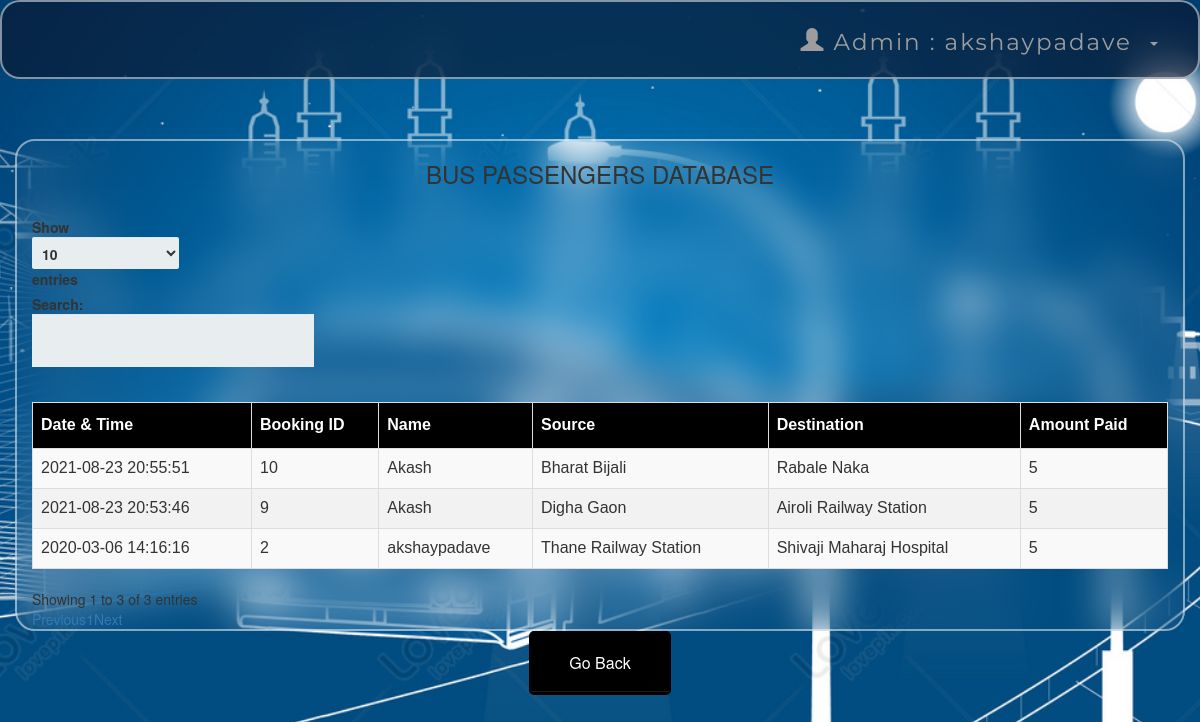
The page /adminbusdb.php (signed in) on the database its author committed.
### tables this page shows
CREATE TABLE `bustransactions` (
  `T_No.` int(10) NOT NULL,
  `email` varchar(50) NOT NULL,
  `source` varchar(50) NOT NULL,
  `dest` varchar(50) NOT NULL,
  `Name` varchar(50) NOT NULL,
  `Bus_No` int(11) NOT NULL,
  `NoOfpass` int(11) NOT NULL,
  `card_no` int(25) NOT NULL,
  `expmonth` int(2) NOT NULL,
  `expyear` int(2) NOT NULL,
  `cvv` int(3) NOT NULL,
  `pin` int(4) NOT NULL,
  `Date` datetime NOT NULL DEFAULT current_timestamp(),
  `Amt` int(10) NOT NULL
);

### adminbusdb.php (the view, shortened to what this page needs)
<?php
include 'connect.php' ;
include 'adminheader.php';
?>
 <!DOCTYPE html>
 <html>
 <link rel='stylesheet' href='index.css'>
      <head>
           <link rel="stylesheet" href="https://maxcdn.bootstrapcdn.com/bootstrap/3.3.6/css/bootstrap.min.css" />
           <link rel="stylesheet" href="https://cdn.datatables.net/1.10.12/css/dataTables.bootstrap.min.css" />
      </head>
      <body>
           <br /><br />
           <div class="container">
                <h3 align="center">BUS PASSENGERS DATABASE</h3>
                <br />
                <div class="table-responsive">
                     <table id="data" class="table table-striped table-bordered">
                          <thead>
                               <tr>
                                    <th> Date & Time</th>
                                    <th> Booking ID  </th>
                                    <th> Name </th>
                                    <th> Source </th>
                                    <th> Destination </th>
                                    <th> Amount Paid</th>
                               </tr>
                          </thead>
                          <tbody>
  <?php
   $result = mysqli_query($connect , "select * From bustransactions");
  while ($row = mysqli_fetch_assoc($result)):
  ?>
  <tr>
    <td><?php echo $row['Date']; ?></td>
    <td><?php echo $row['T_No.']; ?></td>
    <td><?php echo $row['Name']; ?></td>
    <td><?php echo $row['source']; ?></td>
    <td><?php echo $row['dest']; ?></td>
    <td><?php echo $row['Amt']; ?></td>
    </tr>
  <?php endwhile; ?>
</tbody>
                     </table>
                </div>
           </div>
      </body>
 </html>
<table align='center'>
<tr>
  <td><a href='admin.php'><button style="background-color: black ; border-color:black "  ><span style="color:white">Go Back </span> </button></a></td>
 </tr>

### index.css (style rules this page uses)
*, *:before, *:after { -moz-box-sizing: border-box; -webkit-box-sizing: border-box; box-sizing: border-box; }
body { background-size: cover; background: url("bg.jpg"); background-position: center center; background-attachment: fixed; -webkit-background-size: cover; -moz-background-size: cover; -o-background-size: cover; background-size: cover; background-repeat: no-repeat; font-family: 'Nunito', sans-serif; color: #b1dbff; }
a { text-decoration:none; }
td { text-align: center; }
button { padding: 19px 39px 18px 39px; color: #FFF; background-color: #a8db34; font-size: 18px; text-align: center; font-style: normal; border-radius: 5px; width: 100%; border: 1px solid #71db34; border-width: 1px 1px 3px; box-shadow: 0 -1px 0 rgba(255,255,255,0.1) inset; margin-bottom: 10px; }

### adminbusdb.php (style rules this page uses)
table#data { font-size:16px; font-family: "Trebuchet MS", Arial, Helvetica, sans-serif; border-collapse: collapse; border-spacing: 0; width: 100%; }
#data td, #data th { border: 1px solid #ddd; text-align: left; padding: 8px; }
#data tr:nth-child(even) { background-color: #f2f2f2 }
#data th { padding-top: 11px; padding-bottom: 11px; background-color: black; color: white; }
div.container { background: transparent; border: 2px solid rgba(255,255,255,.5); border-radius: 20px; backdrop-filter: blur(20px); }

### rows shown on the page
bustransactions: Date "2020-03-06 14:16:16", value "2", Name "akshaypadave", source "Thane Railway Station", dest "Shivaji Maharaj Hospital", Amt "5"
bustransactions: Date "2021-08-23 20:53:46", value "9", Name "Akash", source "Digha Gaon", dest "Airoli Railway Station", Amt "5"
bustransactions: Date "2021-08-23 20:55:51", value "10", Name "Akash", source "Bharat Bijali", dest "Rabale Naka", Amt "5"

### other values the page prints
$_SESSION['name'] "akshaypadave"
